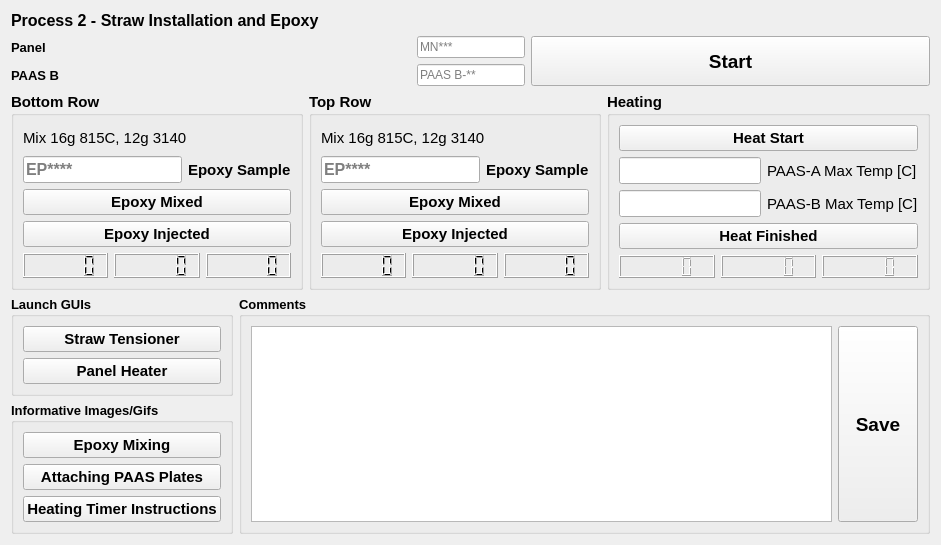
              <widget class="QWidget" name="p2Straws">
               <layout class="QGridLayout" name="gridLayout_63">
                <item row="0" column="0">
                 <widget class="QLabel" name="label_613">
                  <property name="sizePolicy">
                   <sizepolicy hsizetype="Preferred" vsizetype="Maximum">
                    <horstretch>0</horstretch>
                    <verstretch>0</verstretch>
                   </sizepolicy>
                  </property>
                  <property name="font">
                   <font>
                    <pointsize>12</pointsize>
                    <weight>75</weight>
                    <bold>true</bold>
                   </font>
                  </property>
                  <property name="text">
                   <string>Process 2 - Straw Installation and Epoxy</string>
                  </property>
                 </widget>
                </item>
                <item row="1" column="0">
                 <layout class="QGridLayout" name="gridLayout_20">
                  <item row="1" column="0">
                   <widget class="QLabel" name="label_33">
                    <property name="font">
                     <font>
                      <pointsize>10</pointsize>
                      <weight>75</weight>
                      <bold>true</bold>
                     </font>
                    </property>
                    <property name="text">
                     <string>PAAS B</string>
                    </property>
                   </widget>
                  </item>
                  <item row="1" column="1">
                   <widget class="QLineEdit" name="paasBInput">
                    <property name="sizePolicy">
                     <sizepolicy hsizetype="Maximum" vsizetype="Fixed">
                      <horstretch>0</horstretch>
                      <verstretch>0</verstretch>
                     </sizepolicy>
                    </property>
                    <property name="placeholderText">
                     <string>PAAS B-**</string>
                    </property>
                   </widget>
                  </item>
                  <item row="0" column="2" rowspan="2">
                   <widget class="QPushButton" name="startbutton2">
                    <property name="sizePolicy">
                     <sizepolicy hsizetype="Preferred" vsizetype="Preferred">
                      <horstretch>0</horstretch>
                      <verstretch>0</verstretch>
                     </sizepolicy>
                    </property>
                    <property name="font">
                     <font>
                      <pointsize>14</pointsize>
                      <weight>75</weight>
                      <bold>true</bold>
                     </font>
                    </property>
                    <property name="focusPolicy">
                     <enum>Qt::ClickFocus</enum>
                    </property>
                    <property name="text">
                     <string>Start</string>
                    </property>
                   </widget>
                  </item>
                  <item row="0" column="1">
                   <widget class="QLineEdit" name="panelInput2">
                    <property name="sizePolicy">
                     <sizepolicy hsizetype="Maximum" vsizetype="Maximum">
                      <horstretch>0</horstretch>
                      <verstretch>0</verstretch>
                     </sizepolicy>
                    </property>
                    <property name="cursor">
                     <cursorShape>ArrowCursor</cursorShape>
                    </property>
                    <property name="text">
                     <string/>
                    </property>
                    <property name="maxLength">
                     <number>5</number>
                    </property>
                    <property name="placeholderText">
                     <string>MN***</string>
                    </property>
                   </widget>
                  </item>
                  <item row="0" column="0">
                   <widget class="QLabel" name="label_612">
                    <property name="font">
                     <font>
                      <pointsize>10</pointsize>
                      <weight>75</weight>
                      <bold>true</bold>
                     </font>
                    </property>
                    <property name="text">
                     <string>Panel</string>
                    </property>
                   </widget>
                  </item>
                 </layout>
                </item>
                <item row="2" column="0">
                 <layout class="QGridLayout" name="gridLayout_62">
                  <item row="0" column="0">
                   <widget class="QGroupBox" name="groupBox_52">
                    <property name="sizePolicy">
                     <sizepolicy hsizetype="Minimum" vsizetype="Minimum">
                      <horstretch>0</horstretch>
                      <verstretch>0</verstretch>
                     </sizepolicy>
                    </property>
                    <property name="font">
                     <font>
                      <pointsize>11</pointsize>
                      <weight>75</weight>
                      <bold>true</bold>
                     </font>
                    </property>
                    <property name="title">
                     <string>Bottom Row</string>
                    </property>
                    <layout class="QGridLayout" name="gridLayout_21">
                     <item row="1" column="0">
                      <widget class="QLineEdit" name="epoxy_batch">
                       <property name="sizePolicy">
                        <sizepolicy hsizetype="Minimum" vsizetype="Minimum">
                         <horstretch>0</horstretch>
                         <verstretch>0</verstretch>
                        </sizepolicy>
                       </property>
                       <property name="font">
                        <font>
                         <pointsize>12</pointsize>
                        </font>
                       </property>
                       <property name="text">
                        <string/>
                       </property>
                       <property name="maxLength">
                        <number>6</number>
                       </property>
                       <property name="placeholderText">
                        <string>EP****</string>
                       </property>
                      </widget>
                     </item>
                     <item row="2" column="0" colspan="3">
                      <widget class="QPushButton" name="epoxy_mixed">
                       <property name="sizePolicy">
                        <sizepolicy hsizetype="Minimum" vsizetype="Minimum">
                         <horstretch>0</horstretch>
                         <verstretch>0</verstretch>
                        </sizepolicy>
                       </property>
                       <property name="font">
                        <font>
                         <pointsize>11</pointsize>
                         <weight>75</weight>
                         <bold>true</bold>
                        </font>
                       </property>
                       <property name="text">
                        <string>Epoxy Mixed</string>
                       </property>
                      </widget>
                     </item>
                     <item row="0" column="0" colspan="3">
                      <widget class="QLabel" name="label_617">
                       <property name="sizePolicy">
                        <sizepolicy hsizetype="Minimum" vsizetype="Minimum">
                         <horstretch>0</horstretch>
                         <verstretch>0</verstretch>
                        </sizepolicy>
                       </property>
                       <property name="font">
                        <font>
                         <weight>50</weight>
                         <bold>false</bold>
                        </font>
                       </property>
                       <property name="text">
                        <string>Mix 16g 815C, 12g 3140</string>
                       </property>
                      </widget>
                     </item>
                     <item row="1" column="1" colspan="2">
                      <widget class="QLabel" name="label_615">
                       <property name="sizePolicy">
                        <sizepolicy hsizetype="Minimum" vsizetype="Minimum">
                         <horstretch>0</horstretch>
                         <verstretch>0</verstretch>
                        </sizepolicy>
                       </property>
                       <property name="text">
                        <string>Epoxy Sample</string>
                       </property>
                      </widget>
                     </item>
                     <item row="4" column="0" colspan="3">
                      <widget class="QPushButton" name="epoxy_inject1">
                       <property name="sizePolicy">
                        <sizepolicy hsizetype="Minimum" vsizetype="Minimum">
                         <horstretch>0</horstretch>
                         <verstretch>0</verstretch>
                        </sizepolicy>
                       </property>
                       <property name="font">
                        <font>
                         <pointsize>11</pointsize>
                         <weight>75</weight>
                         <bold>true</bold>
                        </font>
                       </property>
                       <property name="text">
                        <string>Epoxy Injected</string>
                       </property>
                      </widget>
                     </item>
                     <item row="5" column="0" colspan="3">
                      <layout class="QHBoxLayout" name="horizontalLayout_11" stretch="1,1,1">
                       <item>
                        <widget class="QLCDNumber" name="hour_disp">
                         <property name="sizePolicy">
                          <sizepolicy hsizetype="Minimum" vsizetype="Minimum">
                           <horstretch>0</horstretch>
                           <verstretch>0</verstretch>
                          </sizepolicy>
                         </property>
                        </widget>
                       </item>
                       <item>
                        <widget class="QLCDNumber" name="min_disp">
                         <property name="sizePolicy">
                          <sizepolicy hsizetype="Minimum" vsizetype="Minimum">
                           <horstretch>0</horstretch>
                           <verstretch>0</verstretch>
                          </sizepolicy>
                         </property>
                        </widget>
                       </item>
                       <item>
                        <widget class="QLCDNumber" name="sec_disp">
                         <property name="sizePolicy">
                          <sizepolicy hsizetype="Minimum" vsizetype="Minimum">
                           <horstretch>0</horstretch>
                           <verstretch>0</verstretch>
                          </sizepolicy>
                         </property>
                        </widget>
                       </item>
                      </layout>
                     </item>
                    </layout>
                   </widget>
                  </item>
                  <item row="0" column="1">
                   <widget class="QGroupBox" name="groupBox_53">
                    <property name="sizePolicy">
                     <sizepolicy hsizetype="Minimum" vsizetype="Minimum">
                      <horstretch>0</horstretch>
                      <verstretch>0</verstretch>
                     </sizepolicy>
                    </property>
                    <property name="font">
                     <font>
                      <pointsize>11</pointsize>
                      <weight>75</weight>
                      <bold>true</bold>
                     </font>
                    </property>
                    <property name="title">
                     <string>Top Row</string>
                    </property>
                    <layout class="QGridLayout" name="gridLayout_22">
                     <item row="0" column="0" colspan="3">
                      <widget class="QLabel" name="label_618">
                       <property name="sizePolicy">
                        <sizepolicy hsizetype="Minimum" vsizetype="Minimum">
                         <horstretch>0</horstretch>
                         <verstretch>0</verstretch>
                        </sizepolicy>
                       </property>
                       <property name="font">
                        <font>
                         <weight>50</weight>
                         <bold>false</bold>
                        </font>
                       </property>
                       <property name="text">
                        <string>Mix 16g 815C, 12g 3140</string>
                       </property>
                      </widget>
                     </item>
                     <item row="1" column="0">
                      <widget class="QLineEdit" name="epoxy_batch_2">
                       <property name="sizePolicy">
                        <sizepolicy hsizetype="Minimum" vsizetype="Minimum">
                         <horstretch>0</horstretch>
                         <verstretch>0</verstretch>
                        </sizepolicy>
                       </property>
                       <property name="font">
                        <font>
                         <pointsize>12</pointsize>
                        </font>
                       </property>
                       <property name="text">
                        <string/>
                       </property>
                       <property name="maxLength">
                        <number>6</number>
                       </property>
                       <property name="placeholderText">
                        <string>EP****</string>
                       </property>
                      </widget>
                     </item>
                     <item row="2" column="0" colspan="3">
                      <widget class="QPushButton" name="epoxy_mixed_2">
                       <property name="sizePolicy">
                        <sizepolicy hsizetype="Minimum" vsizetype="Minimum">
                         <horstretch>0</horstretch>
                         <verstretch>0</verstretch>
                        </sizepolicy>
                       </property>
                       <property name="font">
                        <font>
                         <pointsize>11</pointsize>
                         <weight>75</weight>
                         <bold>true</bold>
                        </font>
                       </property>
                       <property name="text">
                        <string>Epoxy Mixed</string>
                       </property>
                      </widget>
                     </item>
                     <item row="1" column="1" colspan="2">
                      <widget class="QLabel" name="label_616">
                       <property name="sizePolicy">
                        <sizepolicy hsizetype="Minimum" vsizetype="Minimum">
                         <horstretch>0</horstretch>
                         <verstretch>0</verstretch>
                        </sizepolicy>
                       </property>
                       <property name="text">
                        <string>Epoxy Sample</string>
                       </property>
                      </widget>
                     </item>
                     <item row="4" column="0" colspan="3">
                      <widget class="QPushButton" name="epoxy_inject2">
                       <property name="sizePolicy">
                        <sizepolicy hsizetype="Minimum" vsizetype="Minimum">
                         <horstretch>0</horstretch>
                         <verstretch>0</verstretch>
                        </sizepolicy>
                       </property>
                       <property name="font">
                        <font>
                         <pointsize>11</pointsize>
                         <weight>75</weight>
                         <bold>true</bold>
                        </font>
                       </property>
                       <property name="text">
                        <string>Epoxy Injected</string>
                       </property>
                      </widget>
                     </item>
                     <item row="5" column="0" colspan="3">
                      <layout class="QHBoxLayout" name="horizontalLayout_12">
                       <item>
                        <widget class="QLCDNumber" name="hour_disp_2">
                         <property name="sizePolicy">
                          <sizepolicy hsizetype="Minimum" vsizetype="Minimum">
                           <horstretch>0</horstretch>
                           <verstretch>0</verstretch>
                          </sizepolicy>
                         </property>
                        </widget>
                       </item>
                       <item>
                        <widget class="QLCDNumber" name="min_disp_2">
                         <property name="sizePolicy">
                          <sizepolicy hsizetype="Minimum" vsizetype="Minimum">
                           <horstretch>0</horstretch>
                           <verstretch>0</verstretch>
                          </sizepolicy>
                         </property>
                        </widget>
                       </item>
                       <item>
                        <widget class="QLCDNumber" name="sec_disp_2">
                         <property name="sizePolicy">
                          <sizepolicy hsizetype="Minimum" vsizetype="Minimum">
                           <horstretch>0</horstretch>
                           <verstretch>0</verstretch>
                          </sizepolicy>
                         </property>
                        </widget>
                       </item>
                      </layout>
                     </item>
                    </layout>
                   </widget>
                  </item>
                  <item row="0" column="2">
                   <widget class="QGroupBox" name="groupBox_51">
                    <property name="sizePolicy">
                     <sizepolicy hsizetype="Minimum" vsizetype="Minimum">
                      <horstretch>0</horstretch>
                      <verstretch>0</verstretch>
                     </sizepolicy>
                    </property>
                    <property name="font">
                     <font>
                      <pointsize>11</pointsize>
                      <weight>75</weight>
                      <bold>true</bold>
                     </font>
                    </property>
                    <property name="title">
                     <string>Heating</string>
                    </property>
                    <layout class="QGridLayout" name="gridLayout_23">
                     <item row="2" column="1" colspan="2">
                      <widget class="QLabel" name="label_614">
                       <property name="sizePolicy">
                        <sizepolicy hsizetype="Minimum" vsizetype="Minimum">
                         <horstretch>0</horstretch>
                         <verstretch>0</verstretch>
                        </sizepolicy>
                       </property>
                       <property name="font">
                        <font>
                         <weight>50</weight>
                         <bold>false</bold>
                        </font>
                       </property>
                       <property name="text">
                        <string>PAAS-A Max Temp [C]</string>
                       </property>
                      </widget>
                     </item>
                     <item row="0" column="0" colspan="3">
                      <widget class="QPushButton" name="heat_start">
                       <property name="sizePolicy">
                        <sizepolicy hsizetype="Minimum" vsizetype="Minimum">
                         <horstretch>0</horstretch>
                         <verstretch>0</verstretch>
                        </sizepolicy>
                       </property>
                       <property name="font">
                        <font>
                         <pointsize>11</pointsize>
                         <weight>75</weight>
                         <bold>true</bold>
                        </font>
                       </property>
                       <property name="text">
                        <string>Heat Start</string>
                       </property>
                      </widget>
                     </item>
                     <item row="3" column="1" colspan="2">
                      <widget class="QLabel" name="label_619">
                       <property name="sizePolicy">
                        <sizepolicy hsizetype="Minimum" vsizetype="Minimum">
                         <horstretch>0</horstretch>
                         <verstretch>0</verstretch>
                        </sizepolicy>
                       </property>
                       <property name="font">
                        <font>
                         <weight>50</weight>
                         <bold>false</bold>
                        </font>
                       </property>
                       <property name="text">
                        <string>PAAS-B Max Temp [C]</string>
                       </property>
                      </widget>
                     </item>
                     <item row="3" column="0">
                      <widget class="QLineEdit" name="temp4_2">
                       <property name="sizePolicy">
                        <sizepolicy hsizetype="Minimum" vsizetype="Minimum">
                         <horstretch>0</horstretch>
                         <verstretch>0</verstretch>
                        </sizepolicy>
                       </property>
                       <property name="font">
                        <font>
                         <pointsize>12</pointsize>
                         <weight>50</weight>
                         <bold>false</bold>
                        </font>
                       </property>
                       <property name="text">
                        <string/>
                       </property>
                       <property name="maxLength">
                        <number>3</number>
                       </property>
                      </widget>
                     </item>
                     <item row="2" column="0">
                      <widget class="QLineEdit" name="temp4">
                       <property name="sizePolicy">
                        <sizepolicy hsizetype="Minimum" vsizetype="Minimum">
                         <horstretch>0</horstretch>
                         <verstretch>0</verstretch>
                        </sizepolicy>
                       </property>
                       <property name="font">
                        <font>
                         <pointsize>12</pointsize>
                         <weight>50</weight>
                         <bold>false</bold>
                        </font>
                       </property>
                       <property name="text">
                        <string/>
                       </property>
                       <property name="maxLength">
                        <number>3</number>
                       </property>
                      </widget>
                     </item>
                     <item row="5" column="0" colspan="3">
                      <layout class="QHBoxLayout" name="horizontalLayout_13">
                       <item>
                        <widget class="QLCDNumber" name="hour_disp_3">
                         <property name="sizePolicy">
                          <sizepolicy hsizetype="Minimum" vsizetype="Minimum">
                           <horstretch>0</horstretch>
                           <verstretch>0</verstretch>
                          </sizepolicy>
                         </property>
                        </widget>
                       </item>
                       <item>
                        <widget class="QLCDNumber" name="min_disp_3">
                         <property name="sizePolicy">
                          <sizepolicy hsizetype="Minimum" vsizetype="Minimum">
                           <horstretch>0</horstretch>
                           <verstretch>0</verstretch>
                          </sizepolicy>
                         </property>
                        </widget>
                       </item>
                       <item>
                        <widget class="QLCDNumber" name="sec_disp_3">
                         <property name="sizePolicy">
                          <sizepolicy hsizetype="Minimum" vsizetype="Minimum">
                           <horstretch>0</horstretch>
                           <verstretch>0</verstretch>
                          </sizepolicy>
                         </property>
                        </widget>
                       </item>
                      </layout>
                     </item>
                     <item row="4" column="0" colspan="3">
                      <widget class="QPushButton" name="heat_finished">
                       <property name="sizePolicy">
                        <sizepolicy hsizetype="Minimum" vsizetype="Minimum">
                         <horstretch>0</horstretch>
                         <verstretch>0</verstretch>
                        </sizepolicy>
                       </property>
                       <property name="font">
                        <font>
                         <pointsize>11</pointsize>
                         <weight>75</weight>
                         <bold>true</bold>
                        </font>
                       </property>
                       <property name="text">
                        <string>Heat Finished</string>
                       </property>
                      </widget>
                     </item>
                    </layout>
                   </widget>
                  </item>
                 </layout>
                </item>
                <item row="3" column="0">
                 <layout class="QGridLayout" name="gridLayout_61">
                  <item row="1" column="0">
                   <widget class="QGroupBox" name="groupBox_19">
                    <property name="font">
                     <font>
                      <pointsize>10</pointsize>
                      <weight>75</weight>
                      <bold>true</bold>
                     </font>
                    </property>
                    <property name="title">
                     <string>Informative Images/Gifs</string>
                    </property>
                    <layout class="QGridLayout" name="gridLayout_25">
                     <item row="2" column="1">
                      <widget class="QPushButton" name="timer_instructions">
                       <property name="font">
                        <font>
                         <pointsize>11</pointsize>
                         <weight>75</weight>
                         <bold>true</bold>
                        </font>
                       </property>
                       <property name="text">
                        <string>Heating Timer Instructions</string>
                       </property>
                      </widget>
                     </item>
                     <item row="0" column="1">
                      <widget class="QPushButton" name="picone2_2">
                       <property name="font">
                        <font>
                         <pointsize>11</pointsize>
                         <weight>75</weight>
                         <bold>true</bold>
                        </font>
                       </property>
                       <property name="text">
                        <string>Epoxy Mixing</string>
                       </property>
                      </widget>
                     </item>
                     <item row="1" column="1">
                      <widget class="QPushButton" name="paas_attach_2">
                       <property name="font">
                        <font>
                         <pointsize>11</pointsize>
                         <weight>75</weight>
                         <bold>true</bold>
                        </font>
                       </property>
                       <property name="text">
                        <string>Attaching PAAS Plates</string>
                       </property>
                      </widget>
                     </item>
                    </layout>
                   </widget>
                  </item>
                  <item row="0" column="0">
                   <widget class="QGroupBox" name="groupBox_20">
                    <property name="font">
                     <font>
                      <pointsize>10</pointsize>
                      <weight>75</weight>
                      <bold>true</bold>
                     </font>
                    </property>
                    <property name="title">
                     <string>Launch GUIs</string>
                    </property>
                    <layout class="QGridLayout" name="gridLayout_60">
                     <item row="1" column="1">
                      <widget class="QPushButton" name="pro2PanelHeater">
                       <property name="font">
                        <font>
                         <pointsize>11</pointsize>
                         <weight>75</weight>
                         <bold>true</bold>
                        </font>
                       </property>
                       <property name="text">
                        <string>Panel Heater</string>
                       </property>
                      </widget>
                     </item>
                     <item row="0" column="1">
                      <widget class="QPushButton" name="launch_straw_tensioner">
                       <property name="font">
                        <font>
                         <pointsize>11</pointsize>
                         <weight>75</weight>
                         <bold>true</bold>
                        </font>
                       </property>
                       <property name="text">
                        <string>Straw Tensioner</string>
                       </property>
                      </widget>
                     </item>
                    </layout>
                   </widget>
                  </item>
                  <item row="0" column="1" rowspan="2">
                   <widget class="QGroupBox" name="groupBox_54">
                    <property name="font">
                     <font>
                      <pointsize>10</pointsize>
                      <weight>75</weight>
                      <bold>true</bold>
                     </font>
                    </property>
                    <property name="title">
                     <string>Comments</string>
                    </property>
                    <layout class="QGridLayout" name="gridLayout_24">
                     <item row="0" column="0">
                      <widget class="QPlainTextEdit" name="commentBox2">
                       <property name="font">
                        <font>
                         <pointsize>12</pointsize>
                        </font>
                       </property>
                       <property name="focusPolicy">
                        <enum>Qt::ClickFocus</enum>
                       </property>
                      </widget>
                     </item>
                     <item row="0" column="1">
                      <widget class="QPushButton" name="saveButton2">
                       <property name="sizePolicy">
                        <sizepolicy hsizetype="Preferred" vsizetype="Preferred">
                         <horstretch>0</horstretch>
                         <verstretch>0</verstretch>
                        </sizepolicy>
                       </property>
                       <property name="font">
                        <font>
                         <pointsize>14</pointsize>
                         <weight>75</weight>
                         <bold>true</bold>
                        </font>
                       </property>
                       <property name="text">
                        <string>Save</string>
                       </property>
                       <attribute name="buttonGroup">
                        <string notr="true">saveButtons</string>
                       </attribute>
                      </widget>
                     </item>
                    </layout>
                   </widget>
                  </item>
                 </layout>
                </item>
               </layout>
              </widget>
